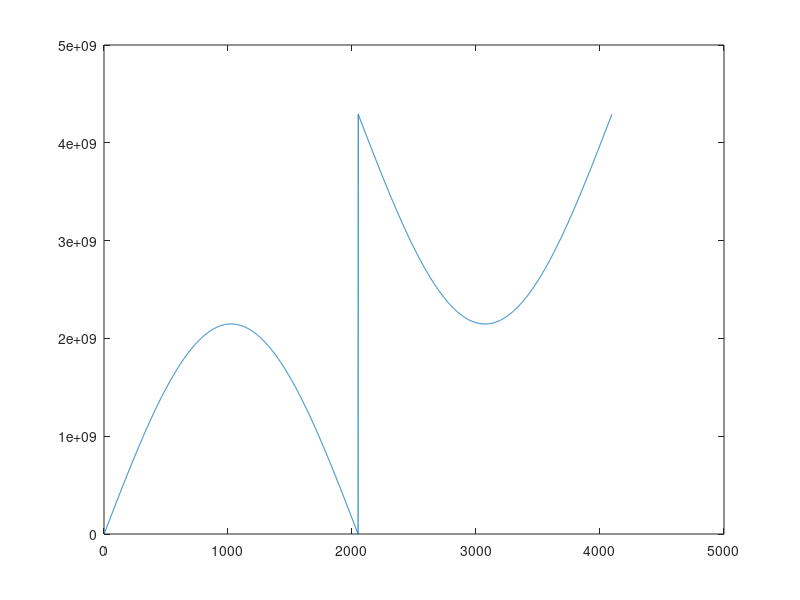

MATLAB code for this plot:
clc;clear;close all;

sine_div = 4096;
sine_maxv = hex2dec("7FFFFFFF");

result = zeros(sine_div, 1);

i = 1;
for theta = 0:(2*pi/sine_div):2*pi
    result(i) = sin(theta) * sine_maxv;
    i = i + 1;
end

% 取整,顺便截掉多出来的数字
result = round(result(1:sine_div));

% 画图
% plot(result);
% % stem(result);
% axis([0, sine_div - 1, -sine_maxv, sine_maxv]);

% signed 转 unsigned
for i = 1:sine_div
    if result(i) < 0
%         result(i) = sine_maxv + 1 - result(i); % 转换为原码
        result(i) = 2 * sine_maxv + 1 + result(i); % 转换为原码
    end
end

plot(result);
% axis([0, sine_div - 1, -sine_maxv, sine_maxv]);

% 保存到文件
write_file = fopen('sine_data.mif', 'w');
for i = 1:sine_div
    fprintf(write_file, "%08X\n", result(i));
end
fclose(write_file);


